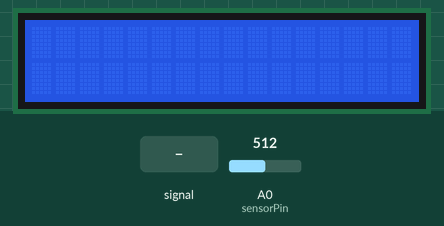
Recording of a sketch running on a simulated Arduino Uno, built with avr-gcc and run on an emulated ATmega328P. On the bench: 16×2 character LCD. Inputs (shaded band) come from the test bench; at power-on: A0 (sensorPin) = 512.

Above: at 1.2 s.
1.3 s: A0 (sensorPin) fed a 2 Hz sine of ±306 counts around its level
At 2.0 s:
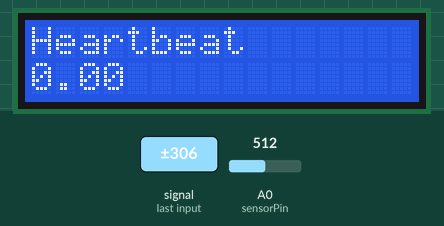
4.3 s: A0 (sensorPin) set to 716
5.8 s: A0 (sensorPin) fed a 2 Hz sine of ±306 counts around its level
At 8.3 s:
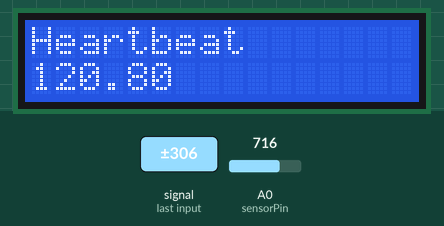
Timing chart, 0 to 9.8 s (numbered marks = the images above; inputs shaded):
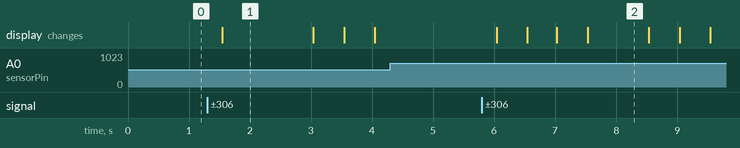

The sketch:

sketch_dec02a.ino
```cpp
#include <LiquidCrystal.h>

#define samp_siz 4
#define rise_threshold 5
// Pulse Monitor Test Script
int sensorPin = 0;

//Define os pinos que serão utilizados para ligação ao display
LiquidCrystal lcd(12, 11, 5, 4, 3, 2);


void setup()
{
  //Define o número de colunas e linhas do LCD
  lcd.begin(16, 2);
}

void loop ()
{

  //Limpa a tela
  lcd.clear();

  float reads[samp_siz], sum;
  long int now, ptr;
  float last, reader, start;
  float first, second, third, before, print_value;
  bool rising;
  int rise_count;
  int n;
  long int last_beat;
  for (int i = 0; i < samp_siz; i++)
    reads[i] = 0;
  sum = 0;
  ptr = 0;
  while (1)
  {
    // calculate an average of the sensor
    // during a 20 ms period (this will eliminate
    // the 50 Hz noise caused by electric light
    n = 0;
    start = millis();
    reader = 0.;
    do
    {
      reader += analogRead (sensorPin);
      n++;
      now = millis();
    }
    while (now < start + 20);
    reader /= n;  // we got an average
    // Add the newest measurement to an array
    // and subtract the oldest measurement from the array
    // to maintain a sum of last measurements
    sum -= reads[ptr];
    sum += reader;
    reads[ptr] = reader;
    last = sum / samp_siz;
    // now last holds the average of the values in the array
    // check for a rising curve (= a heart beat)
    if (last > before)
    {
      rise_count++;
      if (!rising && rise_count > rise_threshold)
      {
        // Ok, we have detected a rising curve, which implies a heartbeat.
        // Record the time since last beat, keep track of the two previous
        // times (first, second, third) to get a weighed average.
        // The rising flag prevents us from detecting the same rise
        // more than once.
        rising = true;
        first = millis() - last_beat;
        last_beat = millis();
        // Calculate the weighed average of heartbeat rate
        // according to the three last beats
        print_value = 60000. / (0.4 * first + 0.3 * second + 0.3 * third);
        //Posiciona o cursor na coluna 3, linha 0;
        lcd.setCursor(0, 0);
        //Envia o texto entre aspas para o LCD
        lcd.print("Heartbeat");
        lcd.setCursor(0, 1);
        lcd.print(print_value);

        third = second;
        second = first;
      }
    }
    else
    {
      // Ok, the curve is falling
      rising = false;
      rise_count = 0;
    }
    before = last;
    ptr++;
    ptr %= samp_siz;
  }
}
```

Measured:
- after the input at 1.3 s, the display: changes after 0.25 s (image 1)
- after the input at 4.3 s, every drawn part: stays the same
- after the input at 5.8 s, the display: first changes after 0.24 s (image 2 shows a later state)
- what the display in image 1 shows lasts 1.5 s, from 1.5 s to 3.0 s
- what the display in image 2 shows lasts 1.0 s, from 7.5 s to 8.5 s
